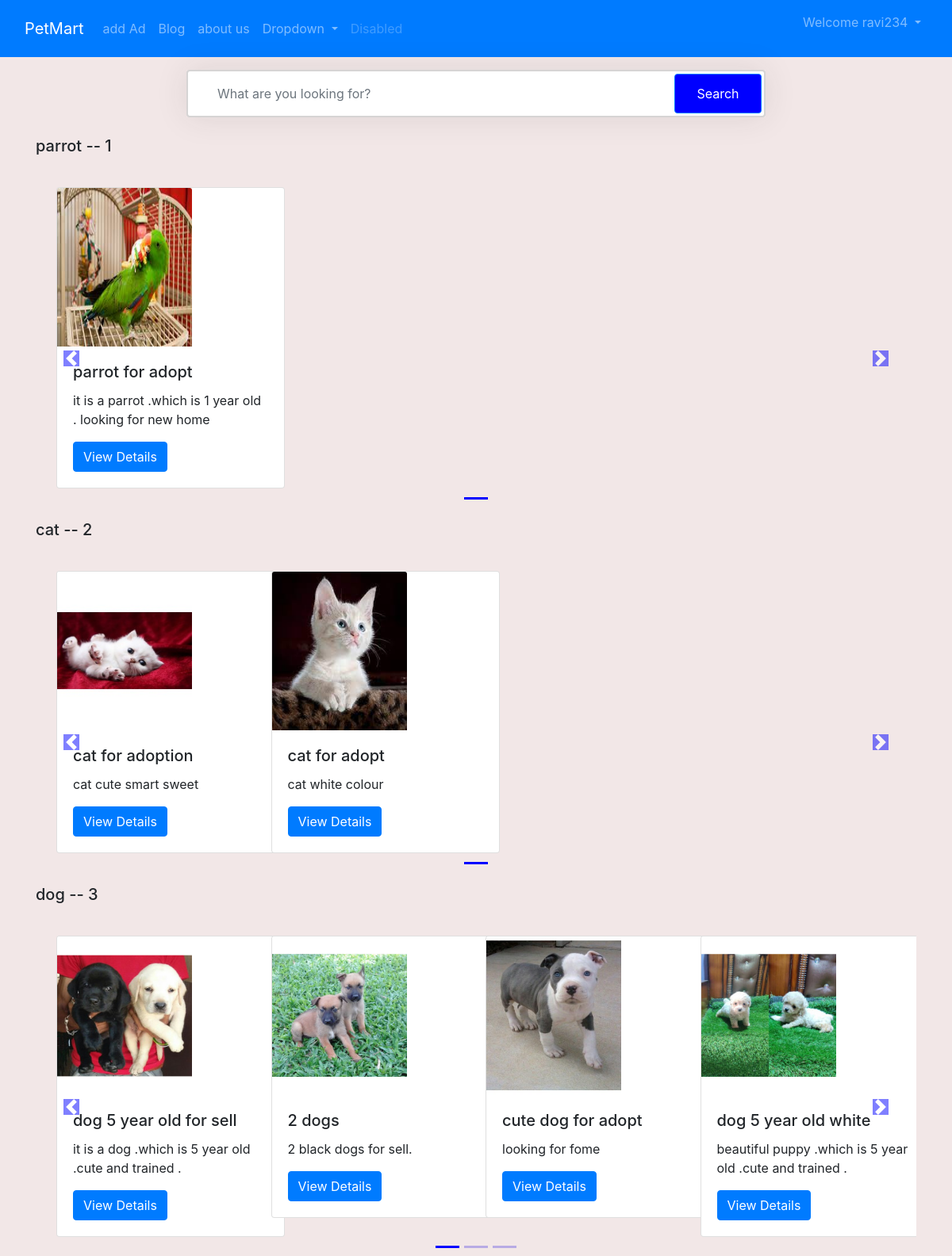
/shop/ (signed in), run on the app's committed database.
### shop/models.py (models this page shows)
class Adds(models.Model):
    addId=models.AutoField
    addName=models.CharField(max_length=50,default="")
    petCatgory=models.CharField(max_length=50,default="")
    addDescription=models.CharField(max_length=300,default="")
    userId=models.IntegerField(max_length=20,default=0)
    price=models.IntegerField(default=0)
    pub_date=models.DateField()
    image=models.ImageField(upload_to="shop/images",default="")
    def __str__(self):
        return self.addName

### shop/views.py (the view)
# urls.py: path("",views.index,name="homePage"),
def index(request):
    allAds = []
    categoryAdds = Adds.objects.values('petCatgory', 'id')
    print(categoryAdds)
    cats = {item['petCatgory'] for item in categoryAdds}
    for cat in cats:
        ad = Adds.objects.filter(petCatgory=cat)
        n = len(ad)
        nSlides = n // 4 + ceil((n / 4) - (n // 4))
        allAds.append([ad, range(1, nSlides), nSlides])
    params = {'allAds':allAds}
    print(params)
    return render(request, 'shop/index.html', params)

### shop/templates/shop/index.html (shortened to what this page needs)
{% extends 'shop/base.html' %}
{% block body %}
{% load static %}
<div class="container my-3">
  <form method="get" action="/shop/search">
  <div class="row height d-flex justify-content-center align-items-center">
      <div class="col-md-8">
          <div class="search">  <input type="text" class="form-control" placeholder="What are you looking for?" name="search" id="search"> <button class="btn btn-primary">Search</button> </div>
      </div>
  </div>
</form>
</div>
<div class="container">
    {% for ad, range, nSlides in allAds %}
    <h5 class="my-4"> {{ad.0.petCatgory}} -- {{forloop.counter}} </h5>
    <div class="row">
      <div id="demo{{forloop.counter}}" class="col carousel slide my-3" data-ride="carousel">
        <ul class="carousel-indicators">
          <li data-target="#demo{{forloop.counter}}" data-slide-to="0" class="active"></li>
          {% for i in range %}
      <li data-target="#demo{{forloop.parentloop.counter}}" data-slide-to="{{i}}" ></li>
      {% endfor %}
    </ul>
    <div class="container carousel-inner no-padding">
      <div class="carousel-item active">
        {% for i in ad %}
        <div class="col-xs-3 col-sm-3 col-md-3">
          <div class="card" style="width: 18rem;">
            <img src='/media/{{i.image}}' class="card-img-top" alt="...">
            <div class="card-body">
              <h5 class="card-title">{{i.addName}}</h5>
              <p class="card-text">{{i.addDescription}}</p>
              <a href="/shop/adview/{{i.id}}">
              <button id="vd{{i.id}}" class="btn btn-primary cart">View Details</button>
              </a>
            </div>
          </div>
        </div>
        {% if forloop.counter|divisibleby:4 and forloop.counter > 0 and not forloop.last %}
      </div><div class="carousel-item">
        {% endif %}
        {% endfor %}
    </div>
</div>
</div>
    <a class="carousel-control-prev" href="#demo{{forloop.counter}}" data-slide="prev">
        <span class="carousel-control-prev-icon"></span>
    </a>
    <a class="carousel-control-next" href="#demo{{forloop.counter}}" data-slide="next">
        <span class="carousel-control-next-icon"></span>
    </a>
        </div>
    {% endfor %}
</div>
 {% endblock %}

### shop/templates/shop/base.html (shortened to what this page needs)
<!doctype html>
<html lang="en">
  <head>
    <link rel="stylesheet" href="https://stackpath.bootstrapcdn.com/bootstrap/4.2.1/css/bootstrap.min.css">
  </head>
  <body>
    <nav class="navbar navbar-expand-lg navbar-dark bg-primary">
      <div class="container-fluid">
        <a class="navbar-brand" href="#">PetMart</a>
        <div class="collapse navbar-collapse" id="navbarSupportedContent">
          <ul class="navbar-nav me-auto mb-2 mb-lg-0">
            <li class="nav-item">
              <a class="nav-link" aria-current="page" href="#">add Ad</a>
            </li>
            <li class="nav-item">
              <a class="nav-link" aria-current="page" href="/blog">Blog</a>
            </li>
            <li class="nav-item">
              <a class="nav-link" href="#">about us</a>
            </li>
            <li class="nav-item dropdown">
              <a
                class="nav-link dropdown-toggle"
                href="#"
                id="navbarDropdown"
                role="button"
                data-bs-toggle="dropdown"
                aria-expanded="false"
              >
                Dropdown
              </a>
            </li>
            <li class="nav-item">
              <a
                class="nav-link disabled"
                href="/"
                tabindex="-1"
                aria-disabled="true"
                >Disabled</a
              >
            </li>
          </ul>
        </div>
        <ul>
          {% if user.is_authenticated %}
            <ul class="navbar-nav ml-auto">
              <li class="nav-item dropdown">
                <a class="nav-link dropdown-toggle" href="#" id="navbarDropdown" role="button" data-toggle="dropdown" aria-haspopup="true" aria-expanded="false">
                  Welcome {{request.user}}
                </a>
              </li>
          </ul>
          {% endif %}
      </div>
    </nav>
    {% block body %} {% endblock %}
  </body>
</html>

### data on the page
Adds: petCatgory "parrot", image (picture), addName "parrot for adopt", addDescription "it is a parrot .which is 1 year old . looking for new home"
Adds: petCatgory "cat", image (picture), addName "cat for adoption", addDescription "cat cute smart sweet"
Adds: image (picture), addName "cat for adopt", addDescription "cat white colour"
Adds: petCatgory "dog", image (picture), addName "dog 5 year old for sell", addDescription "it is a dog .which is 5 year old .cute and trained ."
Adds: image (picture), addName "2 dogs", addDescription "2 black dogs for sell."
Adds: image (picture), addName "cute dog for adopt", addDescription "looking for fome"
Adds: image (picture), addName "dog 5 year old white", addDescription "beautiful puppy .which is 5 year old .cute and trained ."

### other printed values
{{ request.user }} "ravi234"
